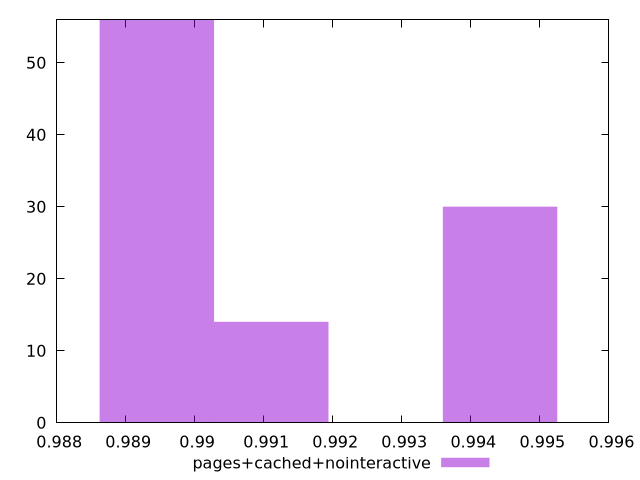

Here is the gnuplot script that generated this plot:
$_pagesCachedNointeractive <<EOF
0.9944237894516859 30
0.9894516705044274 56
0.9911090434868468 14
EOF
set key outside below
set terminal pngcairo
set output "report_00005_2020-11-02T22-26-11.212Z/first-cpu-idle/pages+cached+nointeractive//hist.png"
set yrange [0:56]
set boxwidth 0.0016573729824194763
set style fill transparent solid 0.5 noborder
plot $_pagesCachedNointeractive title "pages+cached+nointeractive" with boxes ,
